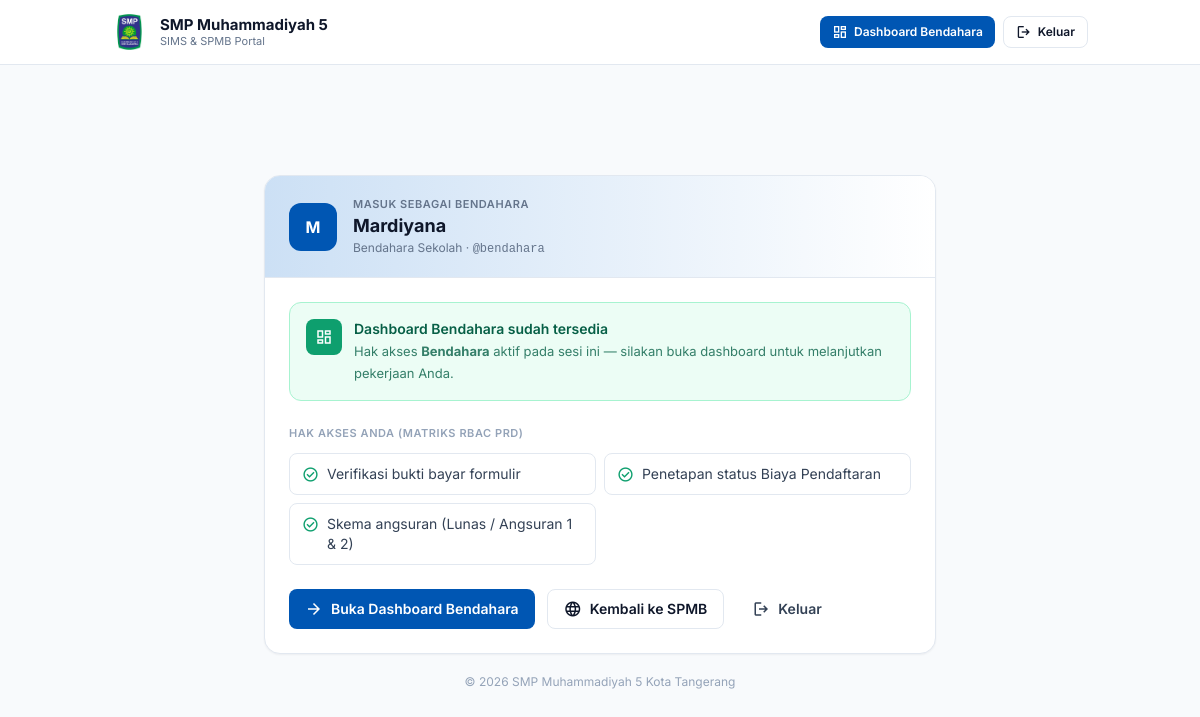
Screenshot of /app/portal/index.php (signed in) with the database file from the repository.
### tables this page shows
CREATE TABLE `users` (
  `id` varchar(36) NOT NULL,
  `username` varchar(50) NOT NULL,
  `password_hash` varchar(255) NOT NULL,
  `role` enum('siswa','bendahara','operator') NOT NULL DEFAULT 'siswa',
  `nama_lengkap` varchar(100) DEFAULT NULL,
  `jabatan` varchar(100) DEFAULT NULL,
  `is_active` tinyint(1) NOT NULL DEFAULT 1,
  `wajib_ganti_password` tinyint(1) NOT NULL DEFAULT 0,
  `notif_mulai_at` datetime DEFAULT NULL,
  `created_at` datetime DEFAULT current_timestamp(),
  `updated_at` datetime DEFAULT current_timestamp() ON UPDATE current_timestamp()
);

CREATE TABLE `pengaturan_sekolah` (
  `id` int(11) NOT NULL DEFAULT 1,
  `nama_sekolah` varchar(150) NOT NULL DEFAULT 'SMP Muhammadiyah 5 Kota Tangerang',
  `alamat_sekolah` text DEFAULT NULL,
  `logo_url` text DEFAULT NULL,
  `hero_banner_url` text DEFAULT NULL,
  `login_banner_url` text DEFAULT NULL,
  `favicon_url` text DEFAULT NULL,
  `warna_utama` varchar(20) DEFAULT '#0056b3',
  `biaya_formulir` decimal(12,2) DEFAULT 200000.00,
  `biaya_spp` decimal(12,2) DEFAULT 0.00,
  `estimasi_uang_masuk` decimal(12,2) DEFAULT 0.00,
  `rincian_biaya` text DEFAULT NULL,
  `ambang_kelulusan` decimal(5,2) NOT NULL DEFAULT 70.00,
  `angsuran_1_nominal` decimal(12,2) NOT NULL DEFAULT 0.00,
  `angsuran_2_nominal` decimal(12,2) NOT NULL DEFAULT 0.00,
  `angsuran_1_jatuh_tempo` date DEFAULT NULL,
  `angsuran_2_jatuh_tempo` date DEFAULT NULL,
  `pengingat_angsuran_hari` tinyint(3) UNSIGNED NOT NULL DEFAULT 7,
  `pengingat_angsuran_wa` tinyint(1) NOT NULL DEFAULT 0,
  `label_uang_pangkal` varchar(100) DEFAULT 'Uang Pangkal Gedung',
  `label_spp` varchar(100) DEFAULT 'SPP Bulanan',
  `teks_beasiswa` varchar(300) DEFAULT NULL,
  `nama_bank` varchar(50) DEFAULT 'Bank Syariah Indonesia (BSI)',
  `no_rekening` varchar(50) DEFAULT '1234567890',
  `atas_nama_rekening` varchar(100) DEFAULT 'SMP Muhammadiyah 5',
  `kontak_wa_panitia` varchar(20) DEFAULT '628123456789',
  `email_sekolah` varchar(100) DEFAULT NULL,
  `sosmed_instagram` varchar(255) DEFAULT NULL,
  `sosmed_tiktok` varchar(255) DEFAULT NULL,
  `sosmed_youtube` varchar(255) DEFAULT NULL,
  `website_sekolah` varchar(255) DEFAULT NULL,
  `ticker_header` text DEFAULT NULL,
  `profil_singkat` text DEFAULT NULL,
  `deskripsi_sekolah` text DEFAULT NULL,
  `tagline` varchar(255) DEFAULT 'Berakhlak & Berprestasi',
  `faq_list` text DEFAULT NULL,
  `wa_teks` text DEFAULT NULL,
  `tahun_ajaran` varchar(20) DEFAULT '2027/2028',
  `gelombang` varchar(50) DEFAULT 'Gelombang 1',
  `tanggal_buka_ppdb` date DEFAULT NULL,
  `tanggal_tutup_ppdb` date DEFAULT NULL,
  `tanggal_pengumuman` date DEFAULT NULL,
  `pendaftaran_dibuka` tinyint(1) NOT NULL DEFAULT 1,
  `deskripsi_gelombang` text DEFAULT NULL,
  `jalur_aktif` text DEFAULT NULL,
  `fonnte_token` varchar(255) DEFAULT NULL,
  `midtrans_server_key` varchar(255) DEFAULT NULL,
  `midtrans_client_key` varchar(255) DEFAULT NULL,
  `midtrans_sandbox` tinyint(1) DEFAULT 1,
  `syarat_ketentuan` longtext DEFAULT NULL,
  `syarat_versi` int(11) NOT NULL DEFAULT 1,
  `bayar_gateway_aktif` tinyint(1) NOT NULL DEFAULT 0,
  `bayar_transfer_aktif` tinyint(1) NOT NULL DEFAULT 1,
  `bayar_qris_aktif` tinyint(1) NOT NULL DEFAULT 0,
  `qris_image_url` text DEFAULT NULL,
  `qris_merchant` varchar(100) DEFAULT NULL,
  `kirim_akun_otomatis` tinyint(1) NOT NULL DEFAULT 0,
  `notif_wa_operator` varchar(255) DEFAULT NULL,
  `notif_wa_bendahara` varchar(255) DEFAULT NULL,
  `notif_wa_aktif` tinyint(1) NOT NULL DEFAULT 0,
  `notif_email` varchar(255) DEFAULT NULL,
  `hasil_diumumkan_pada` datetime DEFAULT NULL,
  `retensi_aktif` tinyint(1) NOT NULL DEFAULT 0,
  `retensi_bulan_tidak_lulus` smallint(5) UNSIGNED DEFAULT NULL,
  `retensi_bulan_batal` smallint(5) UNSIGNED DEFAULT NULL,
  `retensi_bulan_lulus_arsip` smallint(5) UNSIGNED DEFAULT NULL,
  `updated_at` datetime DEFAULT current_timestamp() ON UPDATE current_timestamp()
);

### includes/cms.php (called while the page is built, shortened)
<?php
function normalisasi_logo($logo, $default = null)
{
    $logo = trim((string) $logo);
    if ($logo === '') {
        return $default ?? asset('assets/img/uploads/logo-sekolah.png');
    }
    return url($logo);
}
function pengaturan_baris()
{
    $db = db();
    try {
        $hasil = $db->query('SELECT * FROM pengaturan_sekolah WHERE id = 1')->fetch();
    } catch (Throwable $e) {
        return null;
    }
    $baris = $hasil ?: null;
    return $baris;
}
function pengaturan()
{
    $nilai = $GLOBALS['PENGATURAN'] ?? [];
    $db = db();
    if ($db !== null) {
        $baris = pengaturan_baris();
        if ($baris) {
            $peta = ['ticker_header' => 'ticker'];
            foreach ($baris as $kolom => $nilai_kolom) {
                if ($nilai_kolom === null || $nilai_kolom === '') {
                    continue;
                }
                $kunci = $peta[$kolom] ?? $kolom;
                if ($kunci === 'id') {
                    continue;
                }
                $nilai[$kunci] = $nilai_kolom;
            }
        }
        try {
            $jumlah = $db->query('SELECT COALESCE(SUM(kuota),0) FROM kelas WHERE is_aktif = 1')->fetchColumn();
            if ($jumlah !== false && $jumlah !== null) {
                $nilai['kuota_total'] = (int) $jumlah;
            }
        } catch (Throwable $e) {
        }
    }
    $nilai['logo_url'] = normalisasi_logo($nilai['logo_url'] ?? '');
    $nilai['hero_banner_url']   = normalisasi_logo($nilai['hero_banner_url'] ?? '', '');
    $nilai['login_banner_url']  = normalisasi_logo($nilai['login_banner_url'] ?? '', '');
    $nilai['favicon_url']       = normalisasi_logo($nilai['favicon_url'] ?? '', '');
    $nilai['deskripsi_sekolah'] = $nilai['deskripsi_sekolah']
        ?? 'Membentuk generasi muda yang unggul dalam ilmu pengetahuan, berkarakter Islam, dan berdaya saing global di wilayah Kota Tangerang.';
    $nilai['tagline']           = $nilai['tagline'] ?? 'Berakhlak & Berprestasi';
    $nilai['label_uang_pangkal'] = $nilai['label_uang_pangkal'] ?? 'Biaya Pendaftaran';
    $nilai['label_spp']         = $nilai['label_spp'] ?? 'SPP Bulanan';
    $cache = $nilai;
    return $cache;
}
$PENGATURAN = pengaturan();

### includes/config.php (called while the page is built, shortened)
<?php
require_once __DIR__ . '/functions.php';
require_once __DIR__ . '/dummy.php';
require_once __DIR__ . '/cms.php';
require_once __DIR__ . '/auth.php';

### includes/auth.php (called while the page is built, shortened)
<?php
function current_user()
{
    return $_SESSION['user'] ?? null;
}
function sesi_identitas_sinkron()
{
    $id = (string) ($_SESSION['user']['id'] ?? '');
    $db = db();
    try {
        $stmt = $db->prepare(
            'SELECT username, role, nama_lengkap, jabatan, is_active
               FROM users
              WHERE id = ?'
        );
        $stmt->execute([$id]);
    } catch (Throwable $e) {
    }
}
function is_logged_in()
{
    return isset($_SESSION['user']);
}
function role_home($role)
{
    switch ($role) {
        case 'bendahara':
            return url('app/bendahara/index.php');
    }
}
function require_login()
{
    if (is_logged_in()) {
        sesi_identitas_sinkron();
        if (is_logged_in()) {
            return;
        }
    }
    exit;
}

### includes/dummy.php (called while the page is built, shortened)
<?php
$META_ROLE = [
    'siswa'     => ['label' => 'Siswa',     'nama' => 'Aisyah Nur Salsabila',         'jabatan' => 'Calon Siswa SPMB'],
    'operator'  => ['label' => 'Operator',  'nama' => 'Ust. M. Rizky Pratama, S.Pd.', 'jabatan' => 'Operator SPMB & SIMS'],
    'bendahara' => ['label' => 'Bendahara', 'nama' => 'Hj. Siti Rohmah, S.E.',        'jabatan' => 'Bendahara Sekolah'],
];

### app/portal/index.php (the view, shortened to what this page needs)
<?php
require_once __DIR__ . '/../../includes/config.php';
require_login();
$me   = current_user();
$HAK_AKSES = [
    'siswa'     => ['Biodata lengkap', 'Unggah berkas (maks. 2MB)', 'Status verifikasi bayar', 'Jadwal tes & hasil seleksi', 'Penempatan kelas'],
    'operator'  => ['Akses penuh CMS', 'Pengaturan branding & biaya', 'Manajemen kelas/kuota', 'Generate akun & kirim WA', 'Penjadwalan tes & input seleksi'],
    'bendahara' => ['Verifikasi bukti bayar formulir', 'Penetapan status ' . label_biaya_pendaftaran(), 'Skema angsuran (Lunas / Angsuran 1 & 2)'],
];
$role      = $me['role'];
$daftarHak = $HAK_AKSES[$role] ?? ['Akses dasar portal'];
$tujuanRole    = role_home($role);
$punyaDashboard = $tujuanRole !== url('app/portal/index.php');
$labelDashboard = [
    'operator' => 'Dashboard Operator',
    'bendahara'=> 'Dashboard Bendahara',
    'siswa'    => 'Portal Saya',
][$role] ?? 'Portal Saya';
require_once __DIR__ . '/../../includes/partials/head.php';
?>
<div class="min-h-screen flex flex-col">
  <header class="bg-white border-b border-line">
    <div class="max-w-5xl mx-auto px-4 sm:px-6 h-16 flex items-center justify-between gap-3">
      <a href="<?= url('app/spmb/index.php') ?>" class="flex items-center gap-3 min-w-0">
        <img src="<?= e($PENGATURAN['logo_url']) ?>" alt="Logo" class="w-9 h-9 shrink-0">
        <span class="min-w-0 leading-tight">
          <span class="block font-bold text-ink-900 text-[15px] truncate"><?= e(APP_SHORT) ?></span>
          <span class="block text-[11px] text-ink-500"><?= e(APP_TAGLINE) ?></span>
        </span>
      </a>
      <div class="flex items-center gap-2">
        <?php if ($punyaDashboard): ?>
          <a href="<?= e($tujuanRole) ?>" class="btn btn-primary btn-sm"><?= icon('dashboard', 'text-[16px]') ?> <?= e($labelDashboard) ?></a>
        <?php endif; ?>
        <form method="post" action="<?= url('app/auth/logout.php') ?>" class="inline">
          <button type="submit" class="btn btn-outline btn-sm"><?= icon('logout', 'text-[16px]') ?> Keluar</button>
        </form>
      </div>
    </div>
  </header>
  <main class="flex-1 flex items-center justify-center px-4 sm:px-6 py-12">
    <div class="w-full max-w-2xl">
      <div class="card overflow-hidden">
        <div class="px-6 py-5 bg-gradient-to-r from-primary-light to-white border-b border-line flex items-center gap-4">
          <span class="w-12 h-12 rounded-xl bg-primary text-white grid place-items-center font-bold text-base shrink-0"><?= e($me['inisial']) ?></span>
          <div class="min-w-0">
            <p class="text-[11px] uppercase tracking-wider text-ink-500 font-semibold">Masuk sebagai <?= e($META_ROLE[$role]['label'] ?? $role) ?></p>
            <h1 class="text-lg font-bold text-ink-900 truncate"><?= e($me['nama']) ?></h1>
            <p class="text-xs text-ink-500"><?= e($me['jabatan']) ?> · <span class="font-mono">@<?= e($me['username']) ?></span></p>
          </div>
        </div>
        <div class="p-6">
          <?php if ($punyaDashboard): ?>
            <div class="flex items-start gap-3 rounded-xl bg-[#ECFDF5] border border-[#A7F3D0] p-4">
              <span class="icon-box bg-[#0E9F6E] text-white shrink-0"><?= icon('dashboard') ?></span>
              <div>
                <p class="font-semibold text-[#065F46] text-sm"><?= e($labelDashboard) ?> sudah tersedia</p>
                <p class="text-[13px] text-[#065F46]/80 mt-0.5 leading-relaxed">
                  Hak akses <strong><?= e($META_ROLE[$role]['label'] ?? $role) ?></strong> aktif pada sesi ini —
                  silakan buka dashboard untuk melanjutkan pekerjaan Anda.
                </p>
              </div>
            </div>
          <?php endif; ?>
          <div class="mt-6">
            <p class="text-[11px] uppercase tracking-wider text-ink-400 font-semibold">Hak akses Anda (matriks RBAC PRD)</p>
            <ul class="mt-3 grid sm:grid-cols-2 gap-2">
              <?php foreach ($daftarHak as $hak): ?>
                <li class="flex items-start gap-2 rounded-lg border border-line px-3 py-2.5 text-sm text-ink-700">
                  <span class="ms text-[17px] text-[#0E9F6E] mt-0.5">check_circle</span>
                  <span><?= e($hak) ?></span>
                </li>
              <?php endforeach; ?>
            </ul>
          </div>
          <div class="mt-6 flex flex-wrap gap-3">
            <?php if ($punyaDashboard): ?>
              <a href="<?= e($tujuanRole) ?>" class="btn btn-primary"><?= icon('arrow_forward') ?> Buka <?= e($labelDashboard) ?></a>
            <?php endif; ?>
            <a href="<?= url('app/spmb/index.php') ?>" class="btn btn-outline"><?= icon('language') ?> Kembali ke SPMB</a>
            <form method="post" action="<?= url('app/auth/logout.php') ?>" class="inline">
              <button type="submit" class="btn btn-ghost"><?= icon('logout') ?> Keluar</button>
            </form>
          </div>
        </div>
      </div>
      <p class="mt-5 text-center text-xs text-ink-400">
        &copy; <?= date('Y') ?> <?= e($PENGATURAN['nama_sekolah']) ?>
      </p>
    </div>
  </main>
</div>
</body>
</html>

### assets/css/app.css (style rules this page uses)
html { -webkit-text-size-adjust: 100%; }
body { font-family: 'Inter', ui-sans-serif, system-ui, -apple-system, 'Segoe UI', sans-serif; font-feature-settings: 'cv11', 'ss01'; background-color: #f8fafc; color: #334155; }
.ms { font-family: 'Material Symbols Outlined'; font-weight: normal; font-style: normal; line-height: 1; letter-spacing: normal; text-transform: none; display: inline-block; white-space: nowrap; word-wrap: normal; direction: ltr; font-variation-settings: 'FILL' 0, 'wght' 400, 'GRAD' 0, 'opsz' 24; -webkit-font-feature-settings: 'liga'; -webkit-font-smoothing: antialiased; user-select: none; }

### rows the page displays
users: role "Dashboard Bendahara", role "BENDAHARA", nama_lengkap "Mardiyana", jabatan "Bendahara Sekolah", username "bendahara", role "Bendahara", role "Verifikasi bukti bayar formulir", role "Penetapan status Biaya Pendaftaran", role "Skema angsuran (Lunas / Angsuran 1 & 2)"
pengaturan_sekolah: nama_sekolah "SMP Muhammadiyah 5 Kota Tangerang"

### other values shown
APP_SHORT "SMP Muhammadiyah 5"
APP_TAGLINE "SIMS & SPMB Portal"
$me['inisial'] "M"
